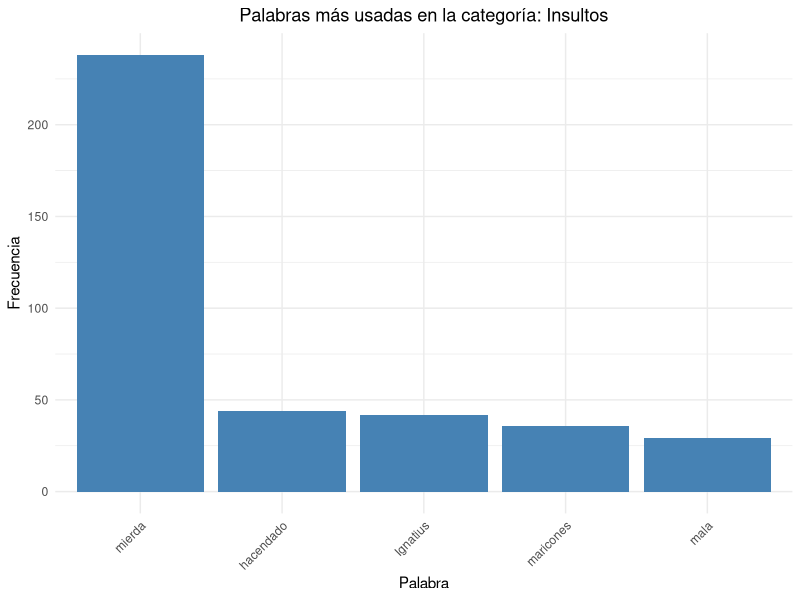
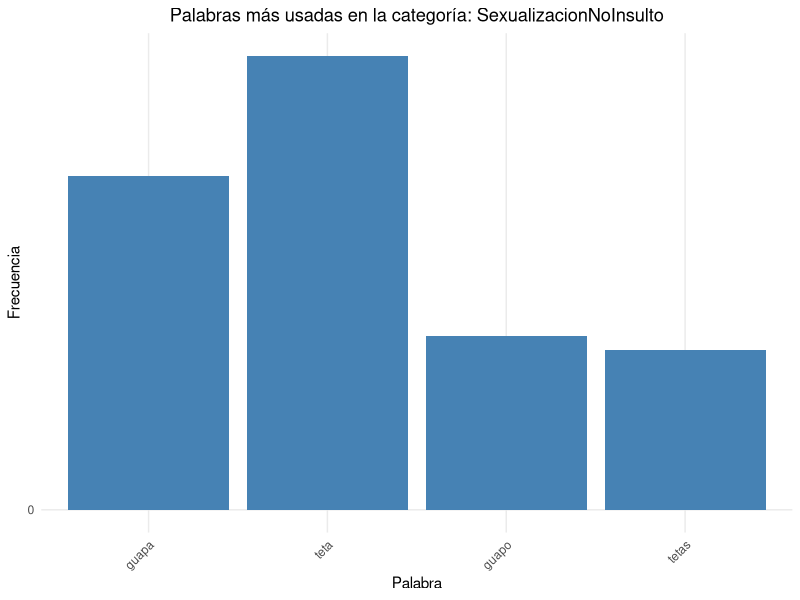
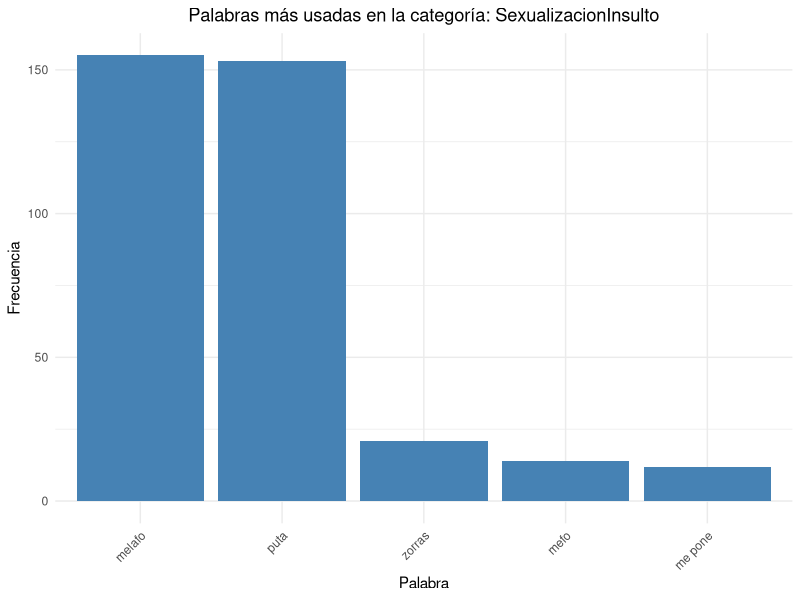
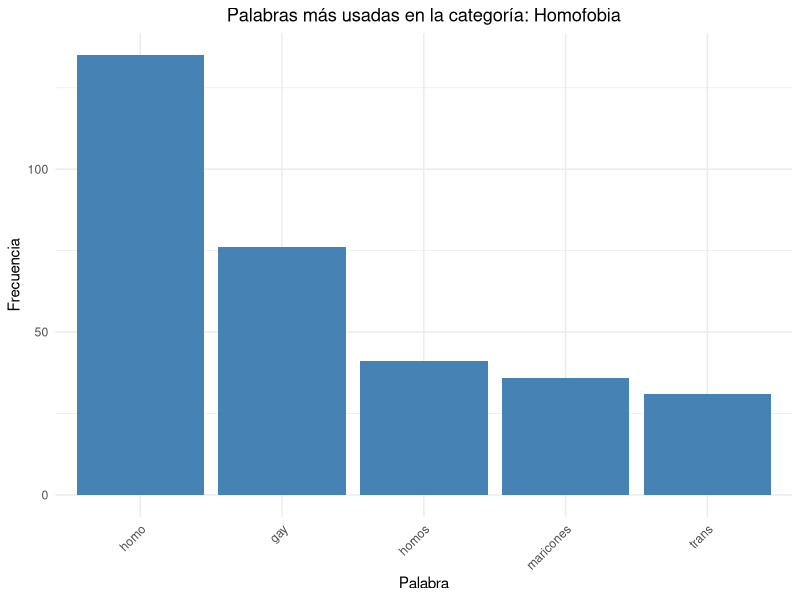
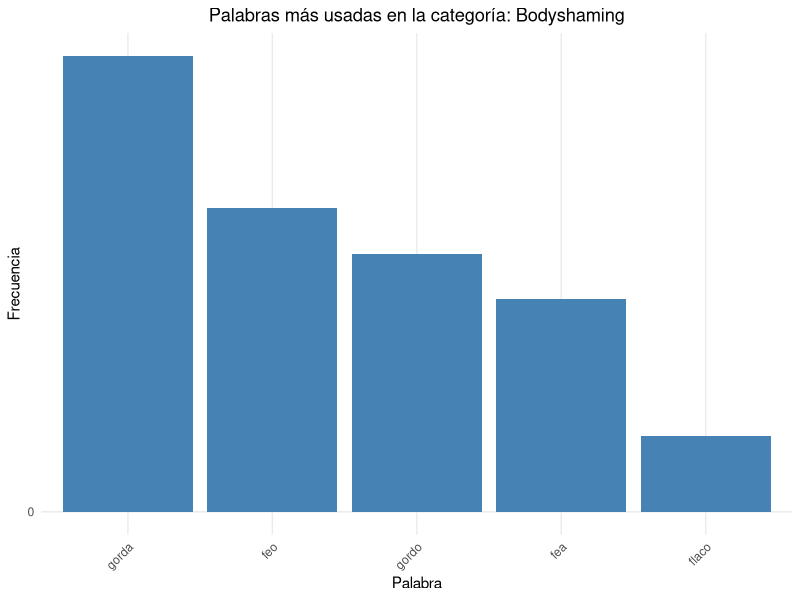
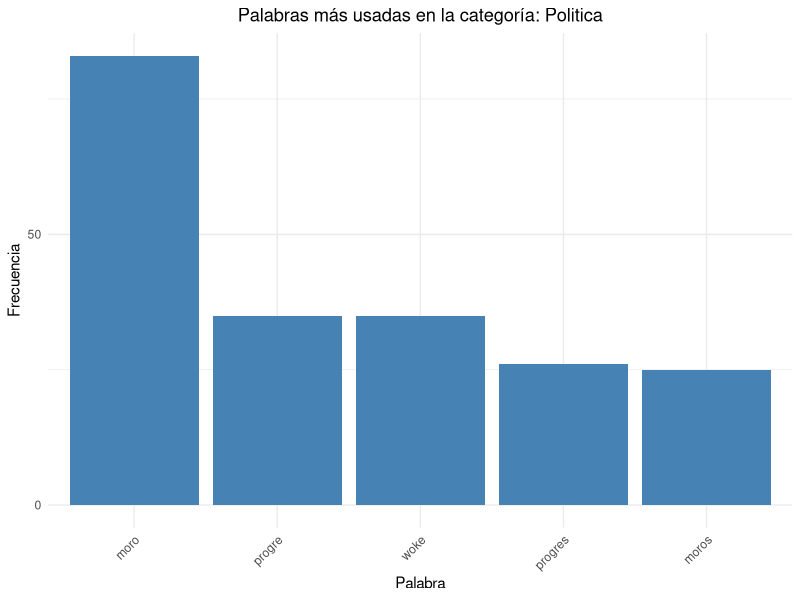
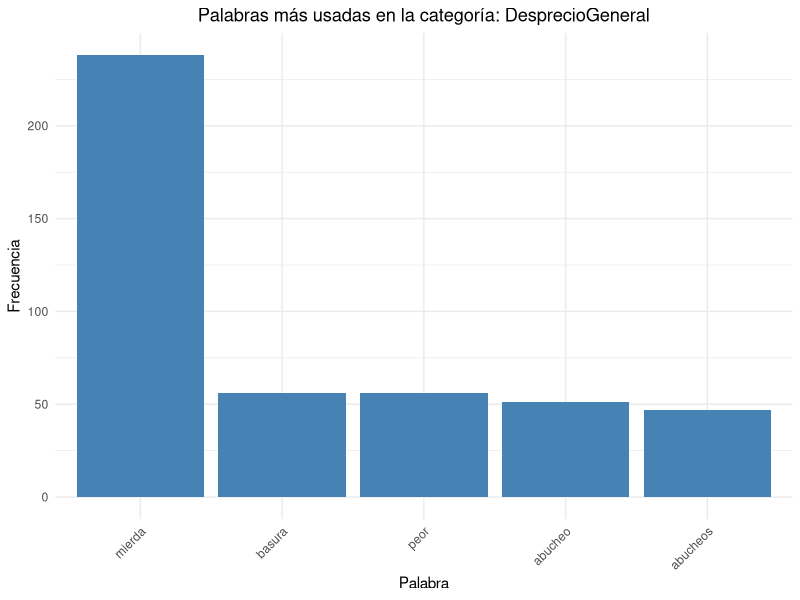

Source code (R) for these figures, in order:
library(tidyverse)
library(readxl)
library(ggplot2)
library(stringr)


clean_data <- read_excel("ForoData.xlsx")

#DICCIONARIO, CAMBIAR CUANDO SE CAMBIE EL OTRO SCRIPT

library(tidyverse)
library(readxl)
library(ggplot2)
library(stringr)

clean_data <- read_excel("ForoData.xlsx")


#DICCIONARIO
Insultos=c("idiota", "idiotas", "estúpido", "estúpida", "estúpidos", "estúpidas", "imbécil", "imbéciles", "tonto", "tonta", "tontos", "tontas", "gilipollas", "capullo", "capulla", "capullos", "capullas", "payaso", "payasa", "payasos", "payasas", "cabrón", "cabrona", "cabrones", "cabronas", "subnormal", "subnormales", "hijo de puta", "hija de puta", "hijos de puta", "hijas de puta", "cretino", "cretina", "cretinos", "cretinas", "mamón", "mamona", "mamones", "mamonas", "caraculo", "caraculos", "miserable", "miserables", "bobo", "boba", "bobos", "bobas", "lameculos", "pelota", "pelotas", "soplagaitas", "cabestro", "cabestros", "tarado", "tarada", "tarados", "taradas", "jilipollas", "zángano", "zángana", "zánganos", "zánganas", "zopenco", "zopenca", "zopencos", "zopencas", "lechón", "lechona", "lechones", "lechonas", "cachondo", "cachonda", "cachondos", "cachondas", "pardillo", "pardilla", "pardillos", "pardillas", "desgraciado", "desgraciada", "desgraciados", "desgraciadas", "cenutrio", "cenutria", "cenutrios", "cenutrias", "petardo", "petarda", "petardos", "petardas", "chupatintas", "chupatintas", "mamonazo", "mamonaza", "mamonazos", "mamonazas", "maricón", "maricona", "maricones", "mariconas", "mierda", "mierdas", "farsante", "farsantes", "gañán", "gañana", "gañanes", "gañanas", "mequetrefe", "mequetrefes", "botarate", "botarates", "tontolaba", "tontolabas", "imbécil de mierda", "imbéciles de mierda", "mocoso", "mocosa", "mocosos", "mocosas", "ñú", "ñús", "gilipuertas", "bocazas", "tontaina", "tontainas", "tontorrón", "tontorrona", "tontorróns", "tontorronas", "papanatas", "panoli", "panolis", "tontarra", "tontarras", "tolai", "tolais", "fantasma", "fantasmas", "cansino",
           "cansina", "cansinos", "cansinas", "estúpido de mierda", "estúpida de mierda", "estúpidos de mierda", "estúpidas de mierda", "matao", "mataos", "perroflauta", "perroflautas", "malnacido", "malnacida", "malnacidos", "malnacidas", "bastardo", "bastarda", "bastardos", "bastardas", "baboso", "babosa", "babosos", "babosas", "mosquita muerta", "mosquitas muertas", "metomentodo", "metomentodos", "penco", "penca", "pencos", "pencas", "bocachancla", "bocachanclas", "pesado", "pesada", "pesados", "pesadas", "puñetero", "puñetera", "puñeteros", "puñeteras", "petulante", "petulantes", "flipado", "flipada", "flipados", "flipadas", "creído", "creída", "creídos", "creídas", "patán", "patana", "patanes", "patanas", "merluzo", "merluza", "merluzos",
           "merluzas", "mongolo", "mongola", "mongolos", "mongolas", "patético", "patética", "patéticos", "patéticas", "pelagatos", "pelagatos", "cansao", "cansaos", "pelagambas", "pelagambas", "pegaplatos", "pegaplatos", "huevón", "huevona", "huevones", "huevonas", "pollaboba", "pollabobas", "tontolculo", "tontolculos", "chupaculos", "parguela", "parguelas", "gusano", "gusana", "gusanos", "gusanas", "tarugo", "taruga", "tarugos", "tarugas", "pelele", "peleles", "pelele de mierda", "peleles de mierda", "miserable de mierda", "miserables de mierda", "despojo", "despojos", "pelocha", "pelochas", "pelochera", "pelocheras", "casposo", "casposa", "casposos", "casposas", "gafapasta", "gafapastas", "gili", "gilis", "lamebotas", "cabezón", "cabezona", "cabezones", "cabzonas", "tocahuevos", "gordinflón", "gordinflona", "gordinflones", "gordinflonas", "cabeza de chorlito", "cabezas de chorlito", "mamón de mierda", "mamona de mierda", "mamones de mierda", "mamonas de mierda", "cacho carne", "cachos carne", "paquete", "paquetes", "inútil", "inútiles", "colgadera", "colgaderas", "espanto", "espanta", "espantos", "espantas", "odio", "odios", "extraterrestre", "extraterrestres", "floja", "flojas", "mala", "malas", "hacendado", "hacendada", "hacendados", "hacendadas", "ridícula", "ridículas", "cansino", "cansina", "cansinos", "cansinas", "coñazo", "coñazos", "tostón", "tostones", "chalada", "chaladas", "chiquilicuatre", "chiquilicuatres", "Ignatius", "chustas", "repelente", "repelentes", "fulano", "fulana", "fulanos", "fulanas")
SexualizacionNoInsulto = c("sexy", "sexys", "caliente", "calientes", "atractivo", "atractiva", "atractivos", "atractivas", "guapo", "guapa", "guapos", "guapas", "buenorro", "buenorra", "buenorros", "buenorras", "macizo", "maciza", "macizos", "macizas", "tetas", "lolas", "buenorra", "buenorras", "pibonazo", "pibonazos", "pezón", "pezones", "pechugona", "pechugonas", "jamona", "jamonas", "muslaco", "muslaca", "muslacos", "muslacas", "tetona", "tetonas", "tetillas", "tetilla", "tetitas", "tetita", "tetazas", "tetaza", "tetorro", "tetorros", "tetorras", "tetorra", "teta", "tetas", "tete", "tetas", "teto", "tetas", "teta", "tetas", "teton", "tetonas")
SexualizacionInsulto = c("puta", "putas", "zorras", "perra", "perras", "prostituta", "prostitutas", "ramera", "rameras", "furcia", "furcias", "meretriz", "meretrices", "buscona", "busconas", "buscones", "zorrita", "zorritas", "cachonda", "cachondas", "me pone", "pa ponerla mirando", "follable", "follables", "Pornhub", "melafo", "mefo", "Raluca", "estela reynolds", "empotrarla", "hembras", "perra", "perras", "fresco", "fresca", "frescos", "frescas")
Homofobia = c("maricón", "maricones", "gay", "gays", "gai", "gais", "marikon", "mariquita", "mariquitas", "maricona", "mariconas", "homo", "homos", "homovision", "mariflor", "mariflores", "Transexual", "Transexuales", "trans", "travolo", "travolos", "lgtbi", "plumovision", "Gayómetro")
Bodyshaming = c("gordo", "gorda", "gordos", "gordas", "flaco", "flaca", "flacos", "flacas", "peso", "pesos", "botox", "fea", "feas", "feo", "feos", "obeso", "obesa", "obesos", "obesas", "fofo", "fofa", "fofos", "fofas", "rechoncho", "rechoncha", "rechonchos", "rechonchas", "esquelético", "esquelética", "esqueléticos", "esqueléticas", "barrigón", "barrigona", "barrigones", "barrigonas", "anoréxico", "anoréxica", "anoréxicos", "anoréxicas", "demacrado", "demacrada", "demacrados", "demacradas", "escuálido", "escuálida", "escuálidos", "escuálidas", "mofletudo", "mofletuda", "mofletudos", "mofletudas", "fofisano", "fofisana", "fofisanos", "fofisanas")
Politica = c("gobierno", "gobiernos", "elección", "elecciones", "terrorista", "terroristas", "Netanhayu", "Netanyahu", "islam", "musulmán", "musulmana", "musulmanes", "musulmanas", "antisemita", "antisemitas", "jewrovision", "antiprogre", "antiprogres", "progre", "progres", "propalestina", "propalestinas", "guerra", "guerras", "proterrorista", "proterroristas", "sionista", "sionistas", "genocidio", "genocidios", "genocida", "genocidas", "musulmanismo", "morito", "moritos", "moro", "moros", "projudio", "projudios", "woke", "wokes")
DesprecioGeneral = c("horrible", "horribles", "abucheo", "abucheos", "next", "mierda", "mierdas", "imitación", "imitaciones", "imitador", "imitadora", "imitadores", "imitadoras", "peor", "peores", "fatal", "desafinando", "basura", "basuras", "frikada", "frikadas", "fricada", "fricadas", "friki", "frikis", "plagio", "plagios", "plagiado", "plagiada", "plagiados", "plagiadas", "copia", "copias", "truño", "truños", "aburre", "aburren", "aburrido", "aburrida", "aburridos", "aburridas", "tongo", "tongos", "tongazo", "tongazos", "aberración", "aberraciones", "despropósito", "despropósitos", "extraña", "extrañas", "extraño", "extraños", "grima", "asqueroso", "asquerosa", "asquerosos", "asquerosas", "asco", "ascos", "lamentable", "lamentables", "chapuza", "chapuzas", "troll", "trolls", "playback", "horror", "horrores")

diccionario <- list(
  Insultos = Insultos,
  SexualizacionNoInsulto = SexualizacionNoInsulto,
  SexualizacionInsulto = SexualizacionInsulto,
  Homofobia = Homofobia,
  Bodyshaming = Bodyshaming,
  Politica = Politica,
  DesprecioGeneral = DesprecioGeneral
)


# Función que cuenta las palabras de cada categoria

contar_palabras_por_categoria <- function(df, diccionario) {
  frecuencias <- lapply(diccionario, function(palabras) {
    sapply(palabras, function(palabra) {
      sum(str_count(df$Post, fixed(palabra, ignore_case = TRUE)), na.rm = TRUE)
    })
  })
  return(frecuencias)
}

# dataframe con las frecuencias de las palabras por categoria

frecuencias_categorias <- contar_palabras_por_categoria(clean_data, diccionario)

# dataframe con los resultados
detalle_palabras_df <- data.frame(
  Categoria = character(),
  Palabra = character(),
  Frecuencia = integer()
)

for (categoria in names(diccionario)) {
  palabras <- diccionario[[categoria]]
  frecuencias <- frecuencias_categorias[[categoria]]
  palabras_frecuentes <- sort(frecuencias[frecuencias > 0], decreasing = TRUE)
  top_palabras <- head(palabras_frecuentes, 5)
  if (length(top_palabras) > 0) {
    detalle_palabras_df <- bind_rows(detalle_palabras_df, 
                                     data.frame(Categoria = categoria,
                                                Palabra = names(top_palabras),
                                                Frecuencia = as.integer(top_palabras)))
  }
}

# crea graficos de cada categoria
categorias <- unique(detalle_palabras_df$Categoria)

for (categoria in categorias) {
  # categoria actual
  data_categoria <- detalle_palabras_df %>%
    filter(Categoria == categoria)
  
  # Crear gráfico y lo guarda en PNG
  PNG <- ggplot(data_categoria, aes(x = reorder(Palabra, -Frecuencia), y = Frecuencia)) +
    geom_bar(stat = "identity", fill = "steelblue") +
    labs(title = paste("Palabras más usadas en la categoría:", categoria),
         x = "Palabra",
         y = "Frecuencia") +
    scale_x_discrete() +
    scale_y_continuous(breaks = seq(0, max(data_categoria$Frecuencia, na.rm = TRUE), by = 50)) +
    theme_minimal() +
    theme(
      axis.text.x = element_text(angle = 45, hjust = 1),
      plot.title = element_text(hjust = 0.5)
    )
  
  # Guardar el gráfico
  ggsave(paste0("grafico_", categoria, ".png"), plot = PNG)
}
